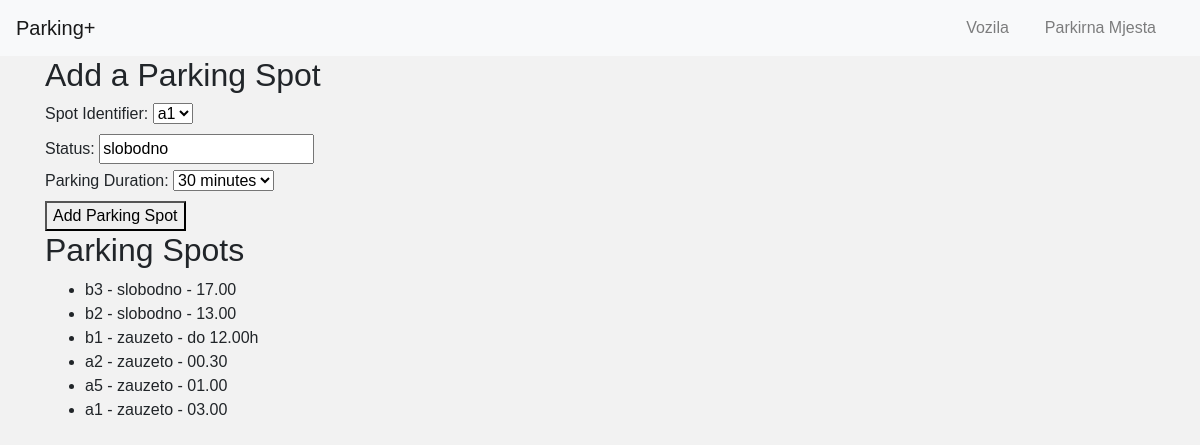
The app's page /parkirna_mjesta, older data.
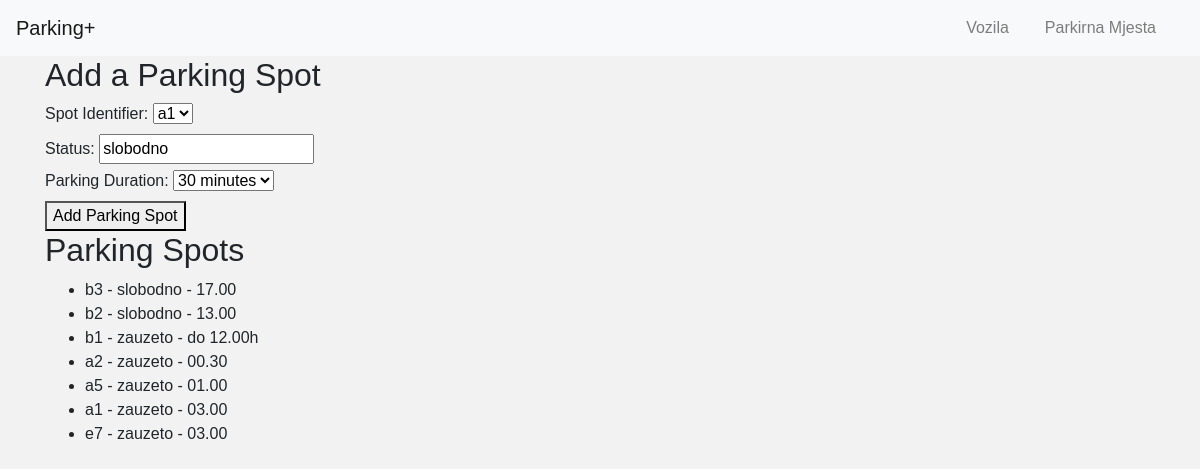
The same page, newer data.
### tables this page shows
CREATE TABLE ParkirnoMjesto (
    IdentifikatorMjesta TEXT PRIMARY KEY,
    Status TEXT NOT NULL,
    VrijemeParkiranja TEXT
);

### app.py (the view, shortened to what this page needs)
@app.route('/parkirna_mjesta', methods=('GET', 'POST'))
def parkirna_mjesta():
    conn = get_db_connection()
    parkirna_mjesta = conn.execute('SELECT * FROM ParkirnoMjesto').fetchall()
    spots = generate_parking_spots()
    conn.close()
    return render_template('parkirna_mjesta.html', parkirna_mjesta=parkirna_mjesta, spots=spots)

### app.py (called while the page is built)
def get_db_connection():
    conn = sqlite3.connect(DATABASE)
    conn.row_factory = sqlite3.Row
    return conn

def generate_parking_spots():
    spots = []
    for letter in string.ascii_lowercase[:6]:
        for number in range(1, 10):
            spots.append(f"{letter}{number}")
    return spots

### templates/parkirna_mjesta.html (shortened to what this page needs)
{% extends "base.html" %}
{% block content %}
<h2>Add a Parking Spot</h2>
<form method="post">
    <label for="IdentifikatorMjesta">Spot Identifier:</label>
    <select id="IdentifikatorMjesta" name="IdentifikatorMjesta">
        {% for spot in spots %}
        <option value="{{ spot }}">{{ spot }}</option>
        {% endfor %}
    </select><br>
    <label for="Status">Status:</label>
    <input type="text" id="Status" name="Status" value="slobodno" required><br>
    <label for="VrijemeParkiranja">Parking Duration:</label>
    <select id="VrijemeParkiranja" name="VrijemeParkiranja">
        <option value="00.30">30 minutes</option>
    </select><br>
    <button type="submit">Add Parking Spot</button>
</form>
<h2>Parking Spots</h2>
<ul>
    {% for mjesto in parkirna_mjesta %}
        <li>{{ mjesto.IdentifikatorMjesta }} - {{ mjesto.Status }} - {{ mjesto.VrijemeParkiranja }}</li>
    {% endfor %}
</ul>
{% endblock %}

Row changes from the older to the newer data that the page shows:
added ParkirnoMjesto: IdentifikatorMjesta "e7", Status "zauzeto", VrijemeParkiranja "03.00"
